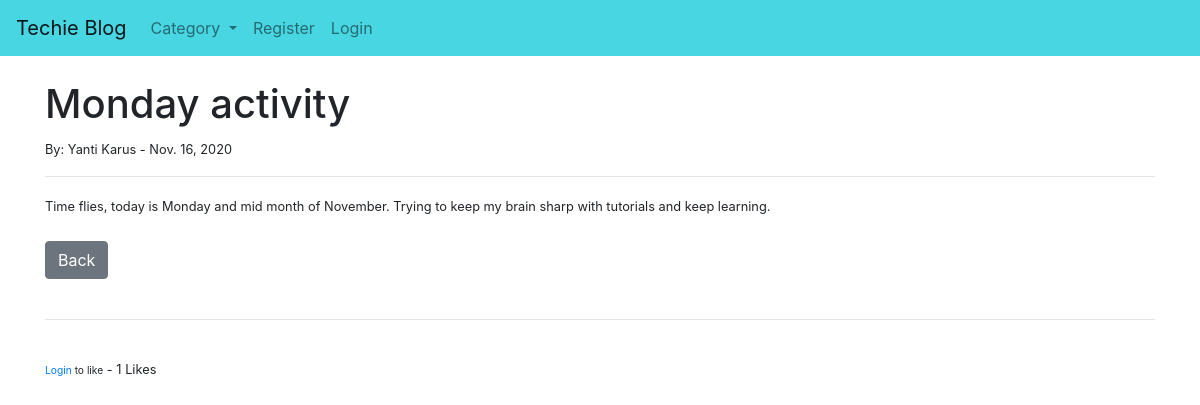
Page /post/13 on the committed database.
### theblog/models.py (models this page shows, shortened)
class Post(models.Model):
    title = models.CharField(max_length=255)
    title_tag = models.CharField(max_length=255)
    author = models.ForeignKey(User, on_delete=models.CASCADE)
    category = models.CharField(max_length=255, default="coding")
    body = RichTextField(blank=True, null=True)
    post_date= models.DateField(auto_now_add=True)
    likes= models.ManyToManyField(User, related_name='blog_post')
    def total_likes(self):
        return self.likes.count()

### theblog/views.py (the view)
# urls.py: path('post/<int:pk>', PostDetailView.as_view(), name="post_detail"),
class PostDetailView(DetailView):
    model = Post
    template_name = "post_detail.html"
    def get_context_data(self, *args, **kwargs):
        cat_menu=Category.objects.all()
        context= super(PostDetailView, self).get_context_data(*args, **kwargs)
        stuff = get_object_or_404(Post, id=self.kwargs['pk'])
        total_likes=stuff.total_likes()
        liked = False
        if stuff.likes.filter(id=self.request.user.id).exists():
            liked = True
        context["cat_menu"]=cat_menu
        context["total_likes"]=total_likes
        context["liked"]=  liked
        return context

### theblog/models.py (called while the page is built)
    def __str__(self):
        return self.name

### theblog/templates/post_detail.html (shortened to what this page needs)
{% extends 'base.html' %}
{% block content %}
    <h1>{{post.title}}</h1>
    <small>By: {{post.author.first_name}} {{post.author.last_name}} - {{post.post_date}}
        <br/>
    <hr>
    {{post.body | safe}}
    <br/><br/>
    <a href="{% url 'home'%}" class="btn btn-secondary">Back</a>
    <br/><br/>
    <hr>
    <br/>
    <form action="{% url 'like_post' post.pk %}"method="POST">
        {% if user.is_authenticated %}
            {% if liked %}
            <button type="submit" name="post_id" value="{{post.id}}" class="btn btn-danger btn-sm">Unlike</button>
            {% else %}
            <button type="submit" name="post_id" value="{{post.id}}" class="btn btn-primary btn-sm">Like</button>
            {% endif %}
         {% else %}
         <small><a href="{% url 'login'%}">Login</a> to like</small>
         {% endif %}
        - {{total_likes}} Likes
    </form>
{% endblock %}

### rows in the picture
Post: title "Monday activity", author.first_name "Yanti", author.last_name "Karus", post_date "Nov. 16, 2020", body "Time flies, today is Monday and mid month of November. Trying to keep my brain sharp with tutorials and keep learning."

### other values in the picture
{{ total_likes }} "1"
